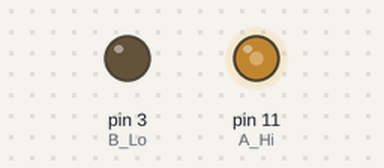
Recording of a sketch running on a simulated Arduino Uno, built with avr-gcc and run on an emulated ATmega328P. Shown: output pins drawn as LEDs (lit = HIGH).

Above: at 0.1 s.
Timing chart, 0 to 1.6 s (numbered marks = the images above):
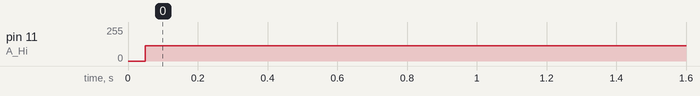

The sketch:

TriDac.ino
```cpp
#include "Notes.h"

Notes notes;

ISR(TIMER1_COMPA_vect) {
  notes.tick();
}

void setupTimers()
{
  pinMode(11, OUTPUT); // A Hi
  pinMode(3, OUTPUT);  // B Lo

  // set up timer 2 for pwm
  ASSR &= ~(_BV(EXCLK) | _BV(AS2));
  TCCR2A = _BV(COM2A1) | _BV(WGM21) | _BV(WGM20);
  TCCR2B = _BV(CS20);

  OCR2A = 0x7F;

  // set up timer 1 for interrupts
  cli();
  TCCR1A = 0;
  TCCR1B = _BV(WGM12) | _BV(CS10);
  OCR1A = 141;
  TIMSK1 |= _BV(OCIE1A);
  sei();
}


void setup(){
  Serial.begin(115200);
  notes.setNote(69+12);
  setupTimers();
}

void loop(){
  while(true);
}
```

Notes.h
```cpp
#pragma once

#include <Arduino.h>

#define SAMPLE_RATE 224400

struct Notes{
  Notes():
    pwm(0),
    dir(true)
  {}

  void tick(){
    if(dir){ //up
      pwm++;
      if(pwm==255)
        dir = false;
    }else{
      pwm--;
      if(pwm==0)
        dir = true;
    }
    OCR2A = pwm;
  }

  void setNote(int note){
    if(note > 0){
      double midiFreq = 440.0*pow(2.0f, (note-69)/12.0f);
      //OCR1A = F_CPU / SAMPLE_RATE - 1;
    }
  }

  int pwm;
  boolean dir;
};
```

Measured:
- by itself, pin 11 (A_Hi): 0/255 → 115/255 at 0.05 s
